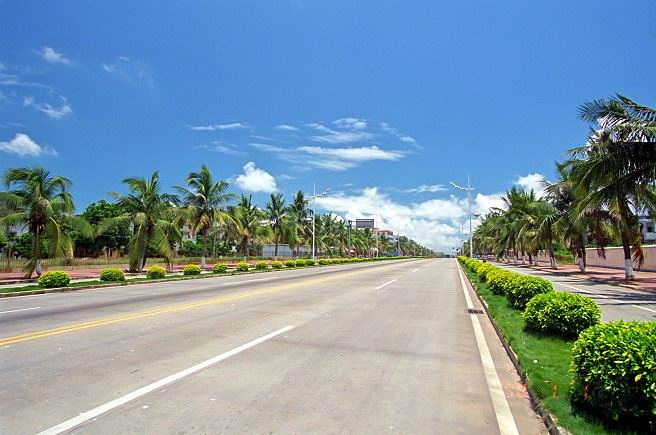
#> input picture mlpy/机器学习实践指南代码及资源/程序/test1.jpg, 656 x 435 px
$ python 4-6.py   (Python 2 division)
#> lines starting #> are read from the running program, lines starting #| are printed output that depends on the picture
#!/usr/bin/env python
#-*- coding: utf-8 -*-
#4-6.py
import cv2
import numpy as np


fn="test1.jpg"

if __name__ == '__main__':
    print 'http://blog.csdn.net/myhaspl'
    print 'myhaspl@qq.com'
    print
    print 'loading %s ...' % fn
    print u'正在处理中',
    img = cv2.imread(fn)
#> img is the input picture: shape (435, 656, 3); mean B, G, R 163.1, 147.9, 122.4
    w=img.shape[1]
#> w = 656
    h=img.shape[0]
#> h = 435
    ii=0
    #生成底片
    b, g, r = cv2.split(img)
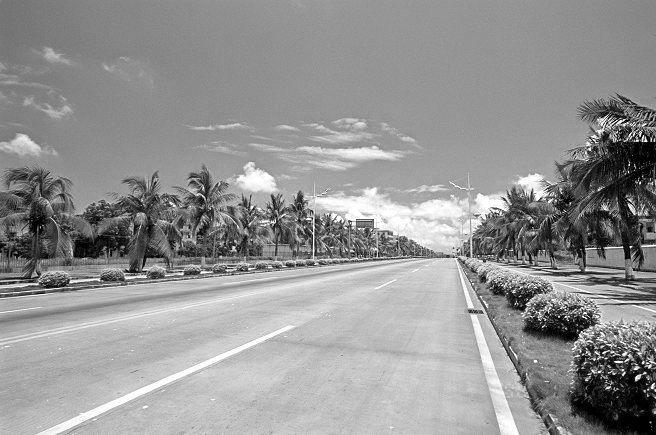
#> g: shape (435, 656); min 0, max 255, mean 147.9
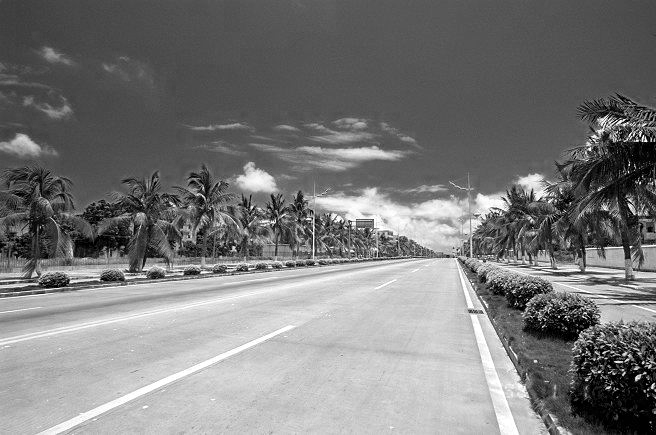
#> r: shape (435, 656); min 0, max 255, mean 122.4
    b=255-b
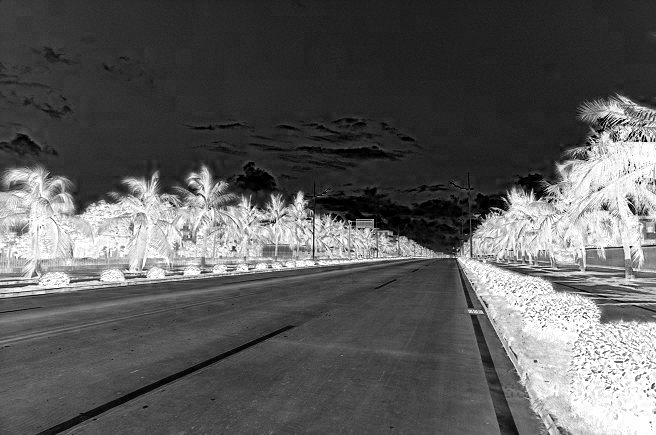
#> b: shape (435, 656); min 0, max 255, mean 91.9
    g=255-g
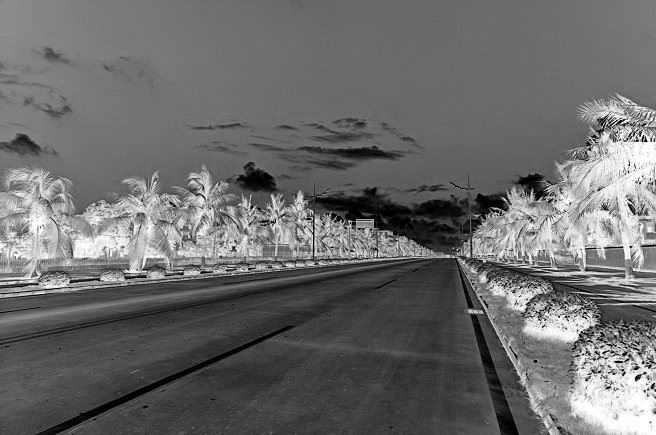
#> g: shape (435, 656); min 0, max 255, mean 107.1
    r=255-r
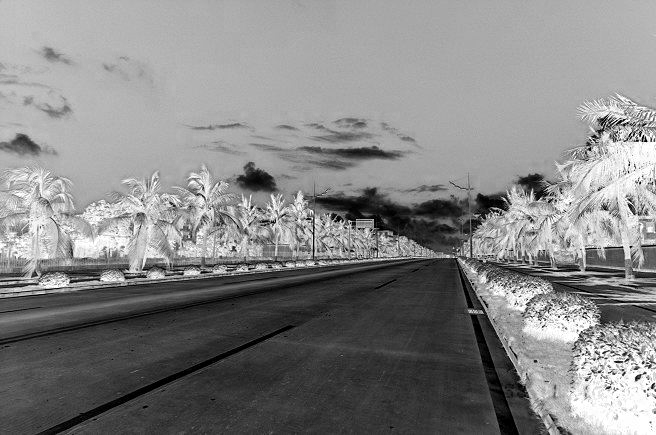
#> r: shape (435, 656); min 0, max 255, mean 132.6
    #直接通过索引改变色彩分量
    img[:,:,0]=b
    img[:,:,1]=g
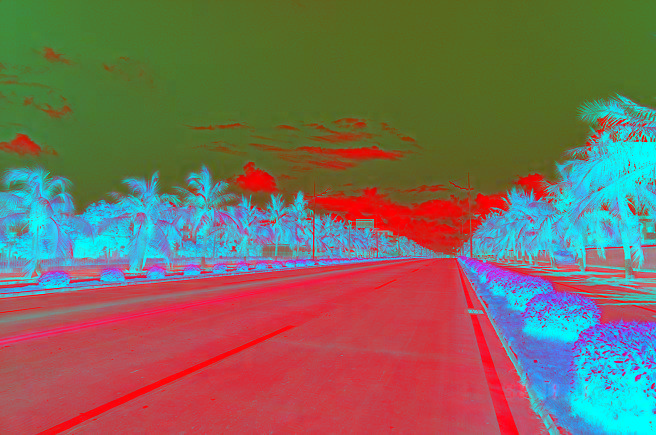
#> img: shape (435, 656, 3); mean B, G, R 91.9, 107.1, 122.4
    img[:,:,2]=r
    #加上水印
    cv2.putText(img,"machine learning", (20,20),cv2.FONT_HERSHEY_PLAIN, 2.0, (0, 0, 0), thickness = 2)
    cv2.putText(img,"Support Vector Machines(SVMs)is an algorithm of machine learning.", (20,100),cv2.FONT_HERSHEY_PLAIN, 1.0, (0, 0, 0), thickness = 2)
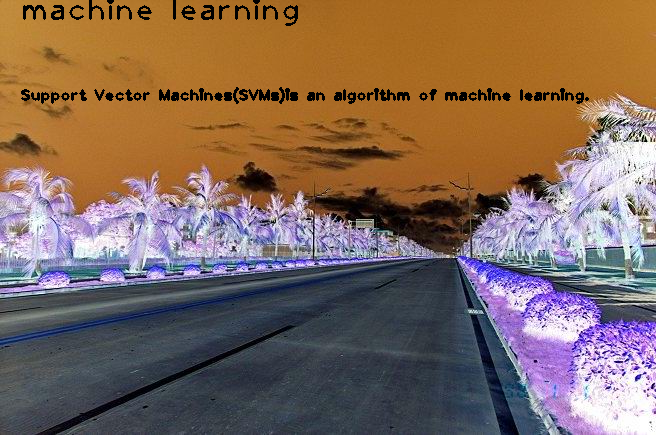
#> img: shape (435, 656, 3); mean B, G, R 91.2, 105.3, 129.8
    cv2.namedWindow('img')
    cv2.imshow('img', img)

    cv2.waitKey()
    cv2.destroyAllWindows()

$ run again, with mlpy/机器学习实践指南代码及资源/程序/test2.jpg copied over mlpy/机器学习实践指南代码及资源/程序/test1.jpg
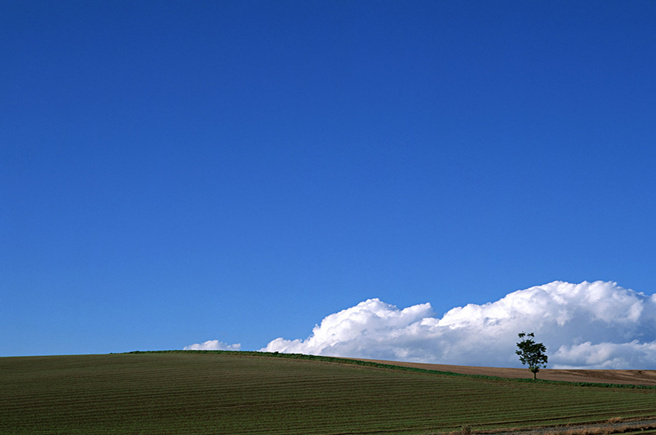
#> input picture mlpy/机器学习实践指南代码及资源/程序/test2.jpg, 656 x 435 px
#> img is the input picture: shape (435, 656, 3); mean B, G, R 162.9, 99.8, 59.6
#> `r=255-r`:
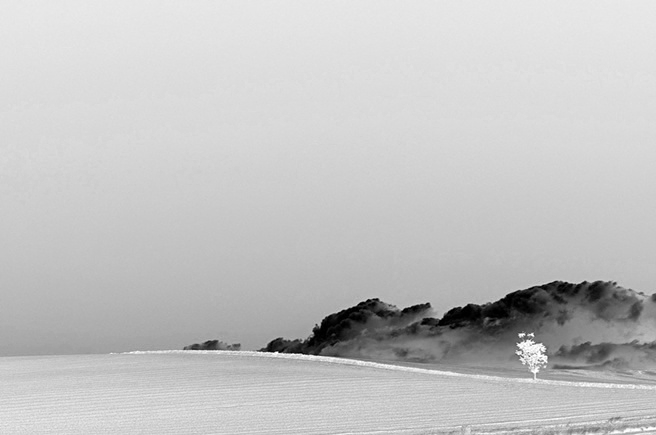
#> r: shape (435, 656); min 0, max 255, mean 195.4
#> `cv2.putText(img,"Support Vector Machines(SVMs)is an algorithm of machi..`:
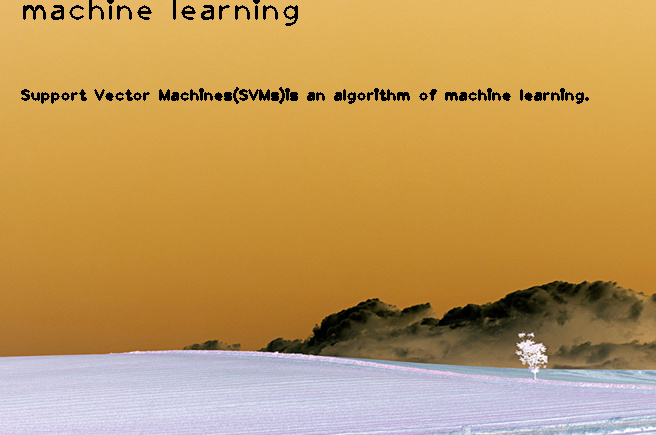
#> img: shape (435, 656, 3); mean B, G, R 90.8, 152.4, 191.9

$ run again, with mlpy/机器学习实践指南代码及资源/程序/billtest.png saved as mlpy/机器学习实践指南代码及资源/程序/test1.jpg
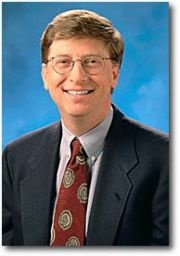
#> input picture mlpy/机器学习实践指南代码及资源/程序/billtest.png, 180 x 256 px
#> img is the input picture: shape (256, 180, 3); mean B, G, R 117.8, 106.9, 91.7
#> `r=255-r`:
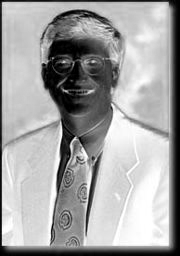
#> r: shape (256, 180); min 0, max 255, mean 163.3
#> `cv2.putText(img,"Support Vector Machines(SVMs)is an algorithm of machi..`:
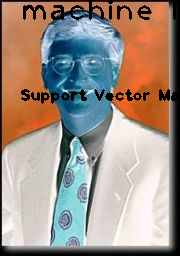
#> img: shape (256, 180, 3); mean B, G, R 134.4, 144.5, 158.2
